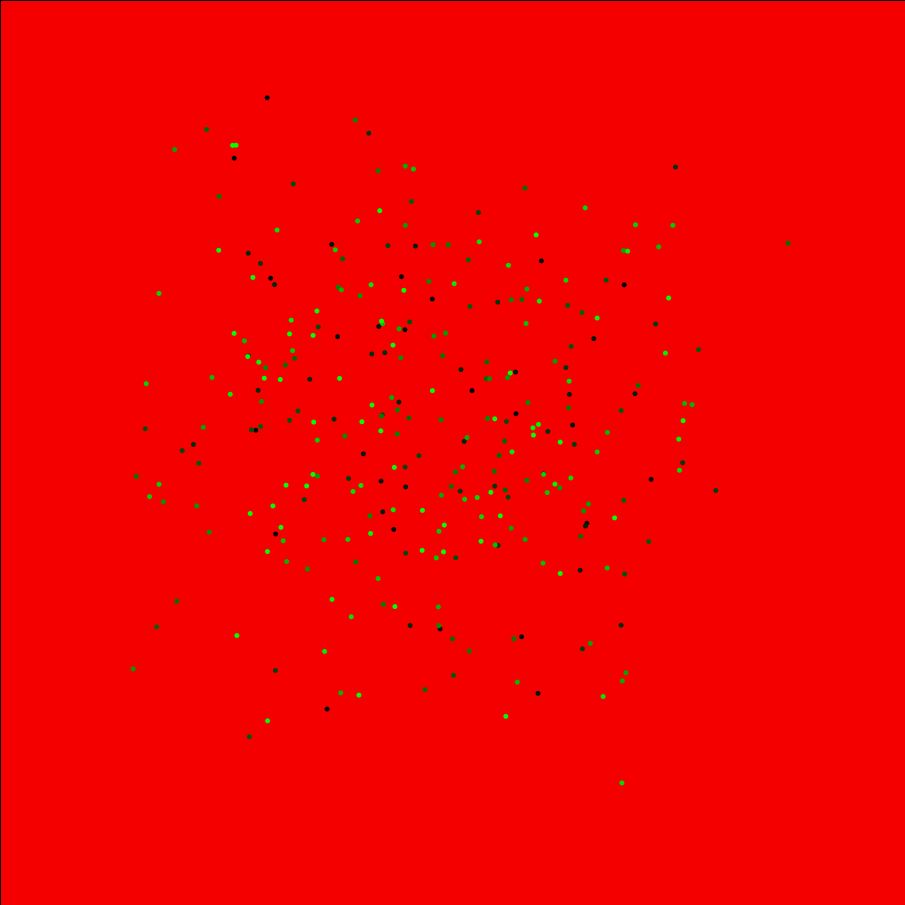
Frame 1 (no input)
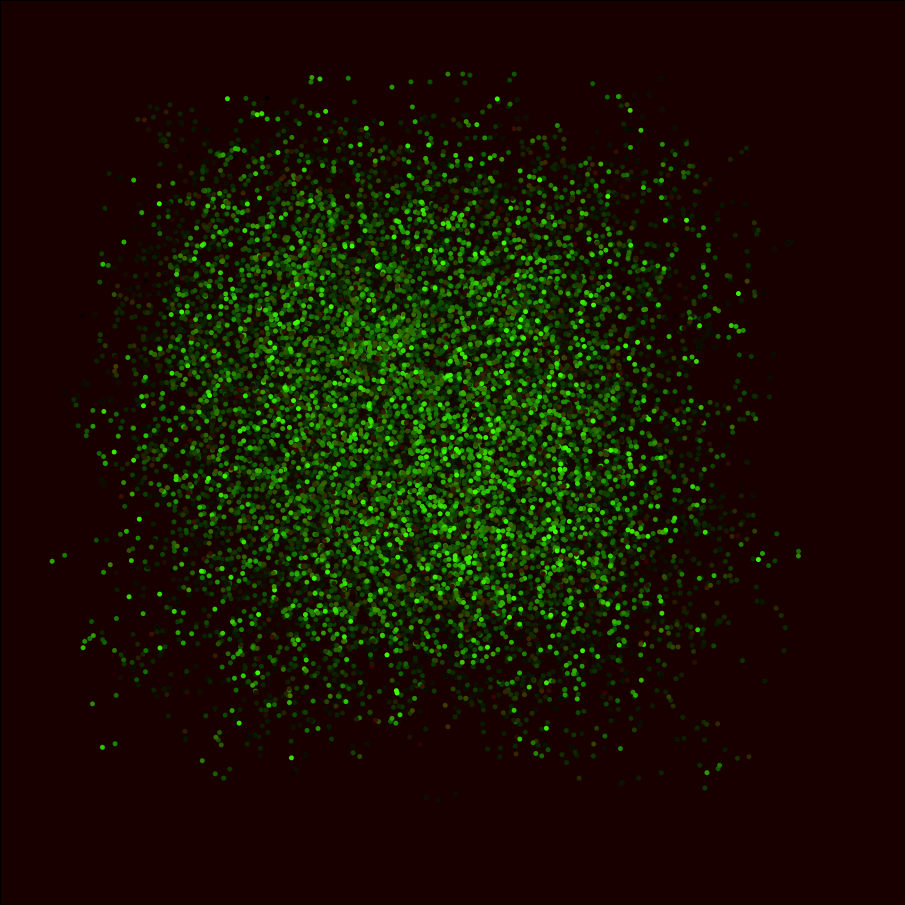
Frame 60 (the mouse pressed at the canvas centre just before this capture)
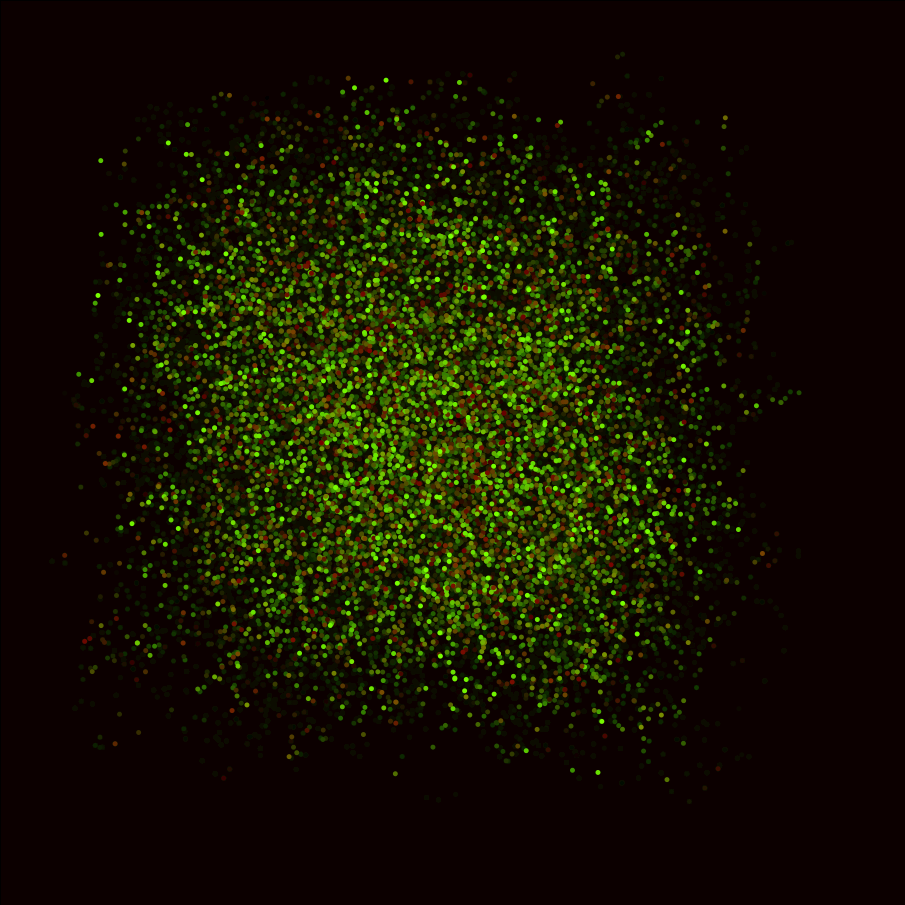
Frame 120 (the mouse held since frame 60 and released just before this capture)

The Processing sketch that drew these frames (run headless with seeded random() and noise(); from frame 60 on, the mouse is pressed at the canvas centre):

// Processing sketch: MagicWorms
// ── MagicWorms.pde
int x = 0;
int y = 0;

void setup(){
  size(905, 905);
   background(255, 0, 0);
}

void draw(){
  makeMagical();
  for (int i = 0; i < 300; i++){
     fill(frameCount, i, 0);
     ellipse(getWormX(i), getWormY(i), 5, 5);
  }
}

    float frequency = 10;
    float noiseInterval = PI;

    void makeMagical() {
        fill( 0, 0, 0, 10 );
        rect(0, 0, width, height);
        noStroke();
    }

    float getWormX(int i) {
        return map(noise(i*noiseInterval + frameCount * frequency), 0, 1, 0, width);
    }

    float getWormY(int i) {
        return map(noise(i*noiseInterval+1 + frameCount * frequency), 0, 1, 0, height);
    }
